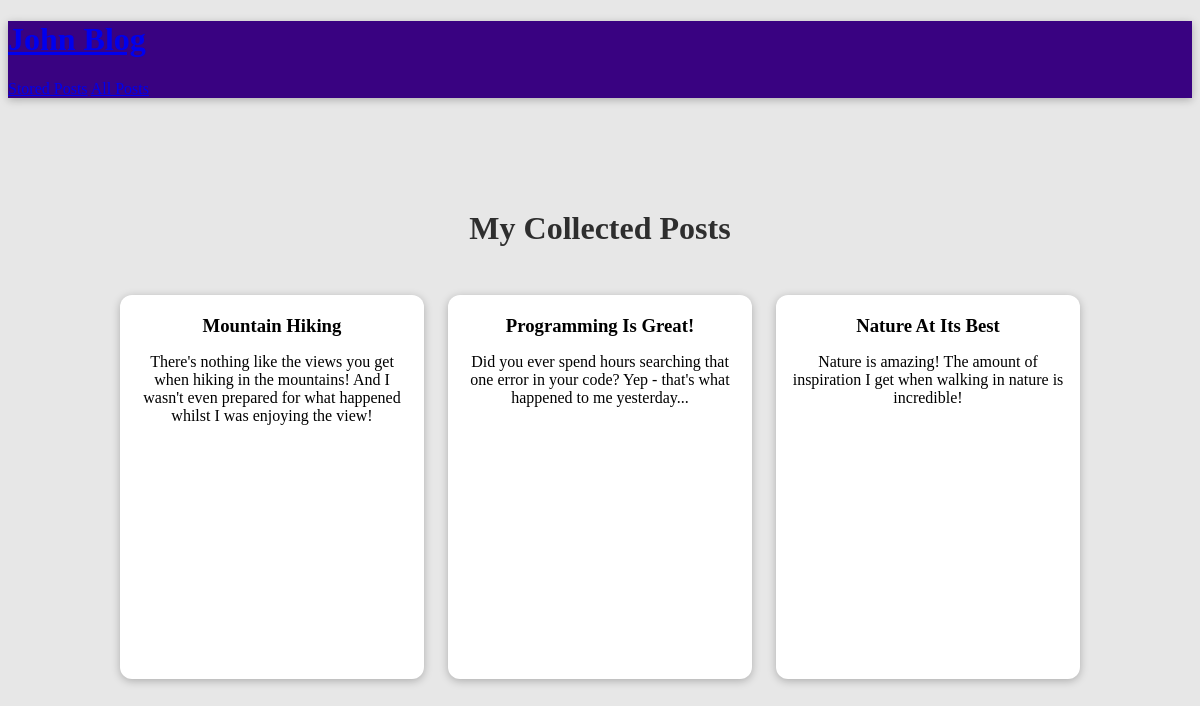
The app's page /blog/posts with its own data.
### blog/models.py (models this page shows, shortened)
class Post(models.Model):
    title = models.CharField(max_length=150)
    excerpt = models.CharField(max_length=200)
    image = models.ImageField(upload_to="posts",null=True)
    date = models.DateField(auto_now=True)
    slug = models.SlugField(unique=True,db_index=True)
    content = models.TextField()
    author = models.ForeignKey(Author,on_delete=models.SET_NULL,null=True,related_name="posts")
    tags = models.ManyToManyField(Tag)

### blog/views.py (the view)
# urls.py: path("posts",views.AllPostsView.as_view(),name="posts-page"),
class AllPostsView(ListView):
    template_name = "blog/all-posts.html"
    model = Post
    ordering = ["-date"]
    context_object_name = "all_posts"

### blog/templates/blog/all-posts.html (shortened to what this page needs)
{% extends 'base.html' %}
{% load static %}
{% block css_files%}
    <link rel="stylesheet" href="{% static "blog/all-posts.css"%}">
    <link rel="stylesheet" href="{% static "blog/post.css"%}">
{% endblock %}
{% block content%}
    <section id="all-posts">
        <h2>My Collected Posts</h2>
    <ul>
        {% for post in all_posts %}
              {% include "blog/includes/post.html"%}
        {% endfor %}
    </ul>
    </section>
{% endblock%}

### blog/templates/blog/includes/post.html (shortened to what this page needs)
<li>
    <article class="post">
        <a href="{% url "post-detail-page" post.slug %}">
            <div class="post_content">
                <h3>{{post.title}}</h3>
                <p>{{post.excerpt}}</p>
            </div>
        </a>
    </article>
</li>

### blog/static/blog/all-posts.css (style rules this page uses)
body { background-color: #e7e7e7; }
#all-posts { margin: 7rem auto; width: 90%; max-width: 60rem; }
#all-posts h2 { text-align: center; font-size: 2rem; color: #2e2e2e; margin: 3rem 0; }
ul { list-style: none; margin: 0; padding: 0; display: grid; grid-template-columns: repeat(auto-fill, minmax(17rem, 1fr)); gap: 1.5rem; }
.post a { height: 22rem; transform-origin: center; box-shadow: 0 2px 8px rgba(0, 0, 0, 0.25); border-radius: 12px; background-color: white; }

### blog/static/blog/post.css (style rules this page uses)
.post { display: flex; flex-direction: column; align-items: center; text-align: center; }
.post a { text-decoration: none; color: black; transition: all 0.2s ease; padding: 1rem; }
.post h3 { margin: 0.25rem 0; }

### records on screen
Post: title "Mountain Hiking", excerpt "There's nothing like the views you get when hiking in the mountains! And I wasn't even prepared for what happened whilst I was enjoying the view!"
Post: title "Programming Is Great!", excerpt "Did you ever spend hours searching that one error in your code? Yep - that's what happened to me yesterday..."
Post: title "Nature At Its Best", excerpt "Nature is amazing! The amount of inspiration I get when walking in nature is incredible!"
